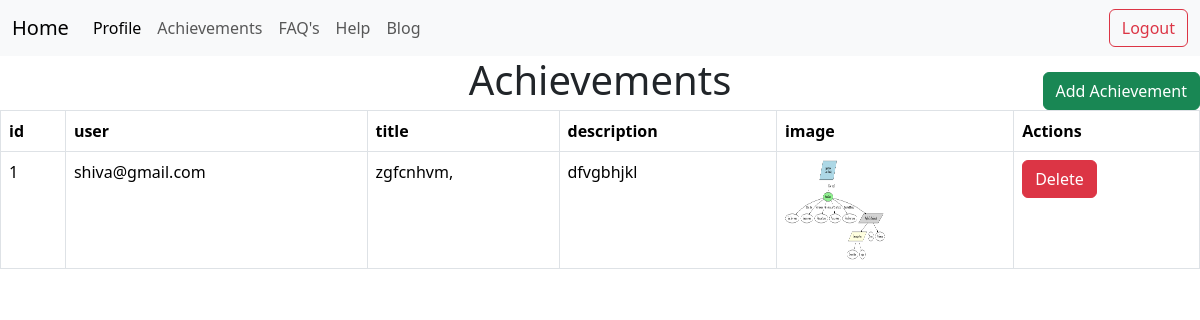
Screenshot of /acheivement/ with the database file from the repository.
### myapp/models.py (models this page shows, shortened)
class Achievements(models.Model):
    title = models.CharField(max_length=50)
    description = models.TextField(max_length=200)
    user = models.ForeignKey(User,on_delete=models.CASCADE,null=True,blank=True)
    image = models.ImageField(upload_to='images/', null=True, blank=True)

### myapp/views.py (the view)
# urls.py: path('acheivement/',acheivement,name='acheivement'),
def acheivement(request):
    acheivements = Achievements.objects.all()
    user = request.user
    if request.method == 'POST':
        title = request.POST.get('title')
        description = request.POST.get('description')
        image = request.FILES.get('image')
        acheivements = Achievements.objects.create(title=title, description=description, image=image,user=user)
        acheivements.save()
        return redirect('acheivements',{'acheivements':acheivements})
    else:
        return render(request,'acheivements.html',{'acheivements':acheivements})
    return render(request,'acheivements.html',{'acheivements':acheivements})

### myapp/templates/acheivements.html (shortened to what this page needs)
{% extends 'base.html'%}
{% load static%}
{% block acheivements%}
<h1 class="text-center">Achievements</h1>
<div class="d-flex justify-content-end" style="margin-top: -40px;">
    <button class="btn btn-success" data-bs-toggle="modal" data-bs-target="#addAchievementModal">
         Add Achievement
    </button>
</div>
<table class="table table-bordered table-striped" style="width: 100%; text-align: left; border-collapse: collapse;">
    <thead>
        <tr>
            <th>id</th>
            <th>user</th>
            <th>title</th>
            <th>description</th>
            <th>image</th>
            <th>Actions</th>
        </tr>
    </thead>
    <tbody>
        <tr>
            {% for acheivement in acheivements %}
            <tr>
            <td> {{acheivement.id}}</td>
            <td>{{acheivement.user.username}}</td>
            <td>{{acheivement.title}}</td>
            <td>{{acheivement.description}}</td>
            <td>
                <img src="{{acheivement.image.url}}" alt="image" style="width: 100px; height: 100px;">
            </td>
            <td>
                <form method="post" action="{% url 'delete_acheivement' acheivement.id %}">
                    <button type="submit" class="btn btn-danger">Delete</button>
                </form>
            </td>
                        </tr>
            {% endfor %}
        </tr>
    </tbody>
</table>
{% endblock %}

### rows the page displays
Achievements: id "1", user.username "shiva@gmail.com", title "zgfcnhvm,", description "dfvgbhjkl", image (picture)
